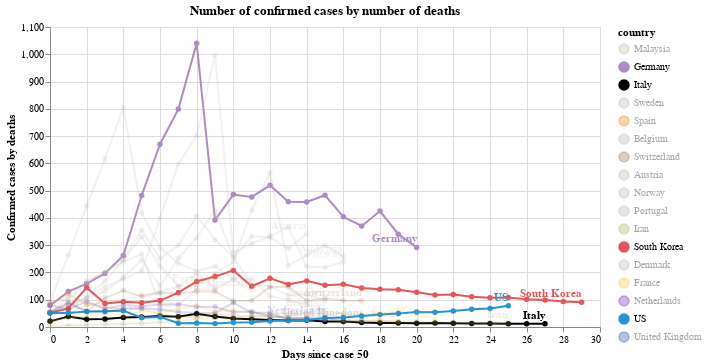

The notebook cell saved with this chart:
### Code cell
#hide_input
chart = make_since_chart(dff2[dff2.country != "China"], ["Germany"],  ['Italy', 'South Korea', 'US'])
chart

### Figure 1 — Vega-Lite specification as saved in the notebook (floating-point values rounded to 4 significant figures; data arrays with more than 128 entries replaced by an {"elided": "..."} marker saying what was removed)
{"config": {"view": {"continuousWidth": 400, "continuousHeight": 300}}, "layer": [{"mark": {"type": "line", "point": true}, "encoding": {"color": {"type": "nominal", "field": "country", "scale": {"domain": ["Malaysia", "Germany", "Italy", "Sweden", "Spain", "Belgium", "Switzerland", "Austria", "Norway", "Portugal", "Iran", "South Korea", "Denmark", "France", "Netherlands", "US", "United Kingdom"], "range": ["#C1B7AD", "#ae8bc4", "black", "#C1B7AD", "#F58518", "#C1B7AD", "#9D755D", "#C1B7AD", "#C1B7AD", "#C1B7AD", "#A1BA59", "#E45756", "#C1B7AD", "#f5cb42", "#7430b3", "#2495D3", "#3250a8"]}}, "opacity": {"condition": {"value": 1, "selection": "selector003"}, "value": 0.2}, "tooltip": [{"type": "nominal", "field": "country"}, {"type": "quantitative", "field": "state"}, {"type": "nominal", "field": "type"}, {"type": "quantitative", "field": "confirmed"}, {"type": "quantitative", "field": "deaths"}, {"type": "quantitative", "field": "ratio"}, {"type": "quantitative", "field": "new_deaths"}, {"type": "quantitative", "field": "new_confirmed"}, {"type": "temporal", "field": "date"}, {"type": "quantitative", "field": "Days since case 50"}], "x": {"type": "quantitative", "field": "Days since case 50"}, "y": {"type": "quantitative", "axis": {"title": "Confirmed cases by deaths"}, "field": "ratio"}}, "selection": {"selector003": {"type": "multi", "fields": ["country"], "bind": "legend", "init": [{"country": "Germany"}, {"country": "Italy"}, {"country": "South Korea"}, {"country": "US"}]}}, "width": 550}, {"mark": {"type": "text", "align": "right", "dy": -8, "fontWeight": "bold"}, "encoding": {"color": {"type": "nominal", "field": "country", "scale": {"domain": ["Malaysia", "Germany", "Italy", "Sweden", "Spain", "Belgium", "Switzerland", "Austria", "Norway", "Portugal", "Iran", "South Korea", "Denmark", "France", "Netherlands", "US", "United Kingdom"], "range": ["#C1B7AD", "#ae8bc4", "black", "#C1B7AD", "#F58518", "#C1B7AD", "#9D755D", "#C1B7AD", "#C1B7AD", "#C1B7AD", "#A1BA59", "#E45756", "#C1B7AD", "#f5cb42", "#7430b3", "#2495D3", "#3250a8"]}}, "opacity": {"condition": {"value": 1, "selection": "selector003"}, "value": 0.2}, "text": {"type": "nominal", "field": "country"}, "tooltip": [{"type": "nominal", "field": "country"}, {"type": "quantitative", "field": "state"}, {"type": "nominal", "field": "type"}, {"type": "quantitative", "field": "confirmed"}, {"type": "quantitative", "field": "deaths"}, {"type": "quantitative", "field": "ratio"}, {"type": "quantitative", "field": "new_deaths"}, {"type": "quantitative", "field": "new_confirmed"}, {"type": "temporal", "field": "date"}, {"type": "quantitative", "field": "Days since case 50"}], "x": {"type": "quantitative", "field": "Days since case 50"}, "y": {"type": "quantitative", "axis": {"title": "Confirmed cases by deaths"}, "field": "ratio"}}, "transform": [{"filter": "(datum['date'] >= 1584662400000)"}], "width": 550}], "data": {"name": "data-a6c8a232b1ab44483f5c532b2f74f77d"}, "title": "Number of confirmed cases by number of deaths", "$schema": "https://vega.github.io/schema/vega-lite/v4.0.2.json", "datasets": {"data-a6c8a232b1ab44483f5c532b2f74f77d": {"elided": "328 records"}}}
